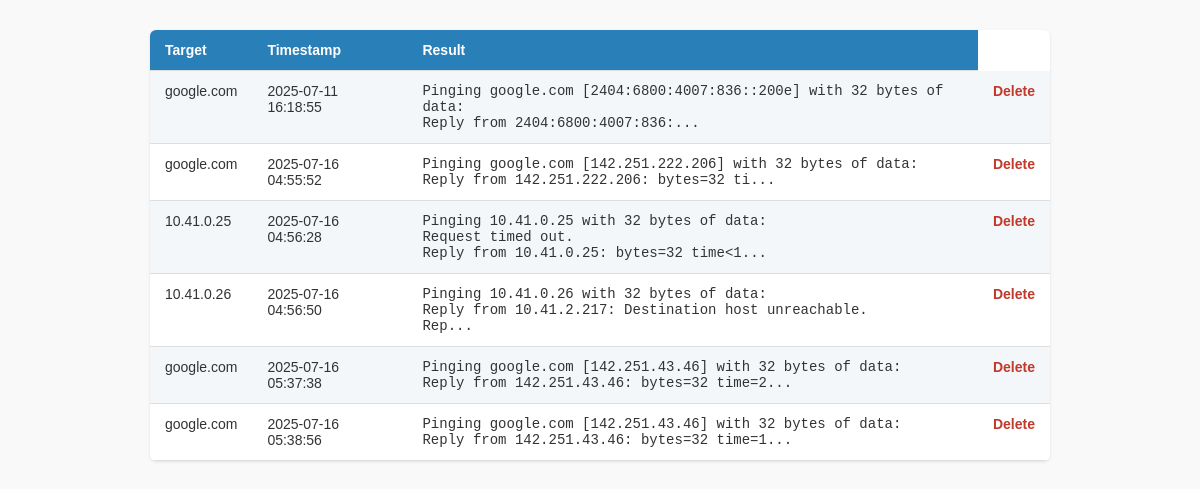
Page /ping/history on the committed database.
### models/ping_model.py (models this page shows)
class PingResult(db.Model):
    id = db.Column(db.Integer, primary_key=True)
    target = db.Column(db.String(100), nullable=False)
    result = db.Column(db.Text, nullable=False)
    timestamp = db.Column(db.DateTime, default=datetime.utcnow)

### tools/pingtool/routes.py (the view)
@ping_bp.route('/ping/history')
def ping_history():
    results = PingResult.query.all()
    return render_template('ping_history.html',results=results)

### tools/pingtool/templates/pingtool/ping_history.html (shortened to what this page needs)
<!DOCTYPE html>
<html>
<head>
</head>
<body>
    <table>
      <tr>
         <th>Target</th>
         <th>Timestamp</th>
         <th>Result</th>
      </tr>
{% for r in results %}
<tr>
  <td>{{ r.target }}</td>
  <td>{{ r.timestamp.strftime('%Y-%m-%d %H:%M:%S') }}</td>
  <td><pre>{{ r.result[:100] }}...</pre></td>
  <td>
     <a href="{{url_for('pingtool.delete_ping',id=r.id)}}">Delete</a>
  </td>
</tr>
{% endfor %}
</body>
</html>

### tools/pingtool/templates/pingtool/ping_history.html (style rules this page uses)
body { font-family: Arial, sans-serif; max-width: 900px; margin: 30px auto; padding: 0 15px; background: #f9f9f9; color: #333; }
table { width: 100%; border-collapse: collapse; margin-bottom: 25px; background: #fff; box-shadow: 0 1px 3px rgba(0,0,0,0.1); border-radius: 6px; overflow: hidden; }
th, td { padding: 12px 15px; border-bottom: 1px solid #ddd; text-align: left; vertical-align: top; font-size: 14px; }
th { background-color: #2980b9; color: white; font-weight: 600; }
tr:nth-child(even) { background-color: #f4f7fa; }
pre { margin: 0; font-family: monospace; white-space: pre-wrap; max-height: 100px; overflow: auto; }
a { color: #c0392b; text-decoration: none; font-weight: bold; }

### rows in the picture
PingResult: target "google.com", timestamp "2025-07-11 16:18:55", result "Pinging google.com [2404:6800:4007:836::200e] with 32 bytes of data: Reply from 2404:6800:4007:836:"
PingResult: target "google.com", timestamp "2025-07-16 04:55:52", result "Pinging google.com [142.251.222.206] with 32 bytes of data: Reply from 142.251.222.206: bytes=32 ti"
PingResult: target "10.41.0.25", timestamp "2025-07-16 04:56:28", result "Pinging 10.41.0.25 with 32 bytes of data: Request timed out. Reply from 10.41.0.25: bytes=32 time<1"
PingResult: target "10.41.0.26", timestamp "2025-07-16 04:56:50", result "Pinging 10.41.0.26 with 32 bytes of data: Reply from 10.41.2.217: Destination host unreachable. Rep"
PingResult: target "google.com", timestamp "2025-07-16 05:37:38", result "Pinging google.com [142.251.43.46] with 32 bytes of data: Reply from 142.251.43.46: bytes=32 time=2"
PingResult: target "google.com", timestamp "2025-07-16 05:38:56", result "Pinging google.com [142.251.43.46] with 32 bytes of data: Reply from 142.251.43.46: bytes=32 time=1"
